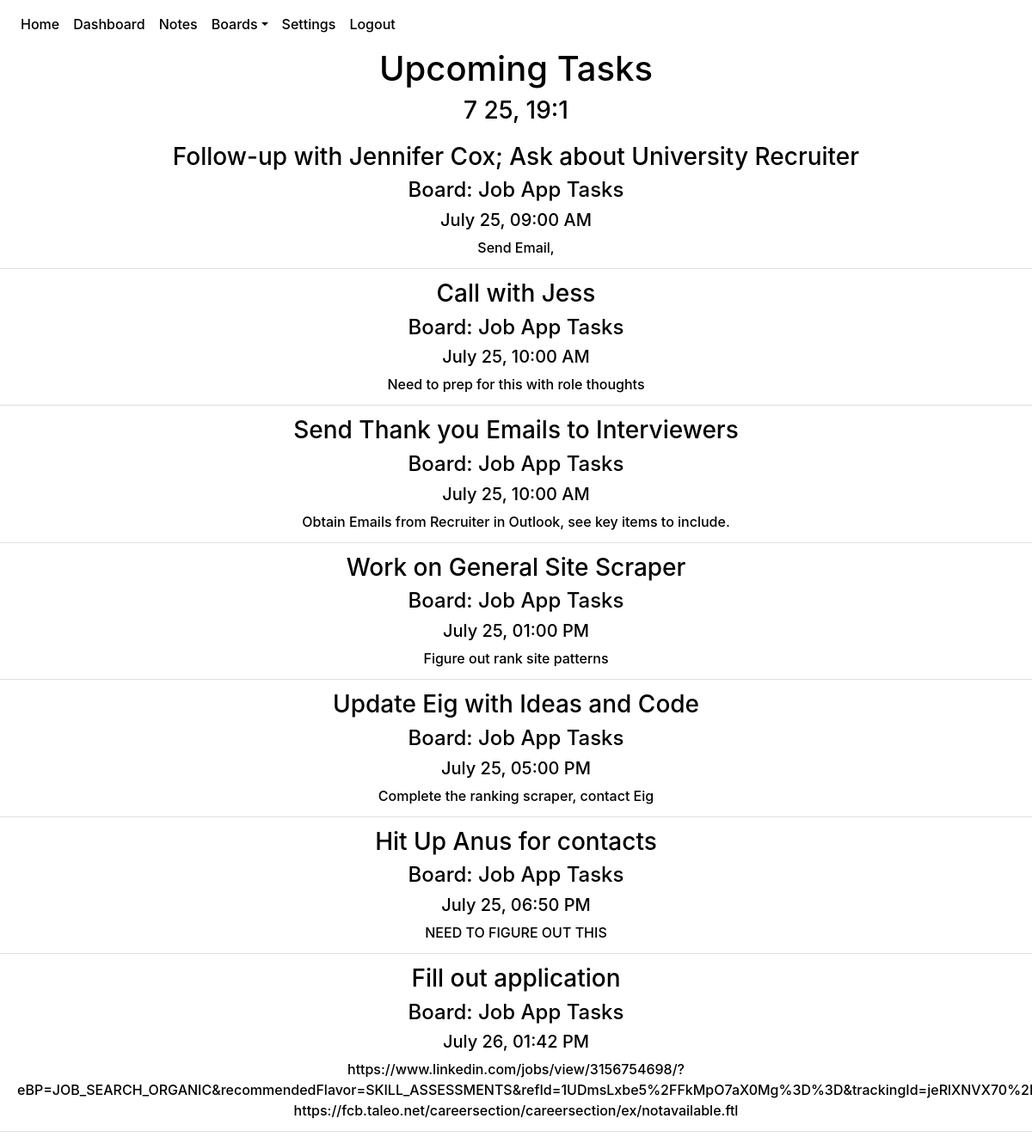
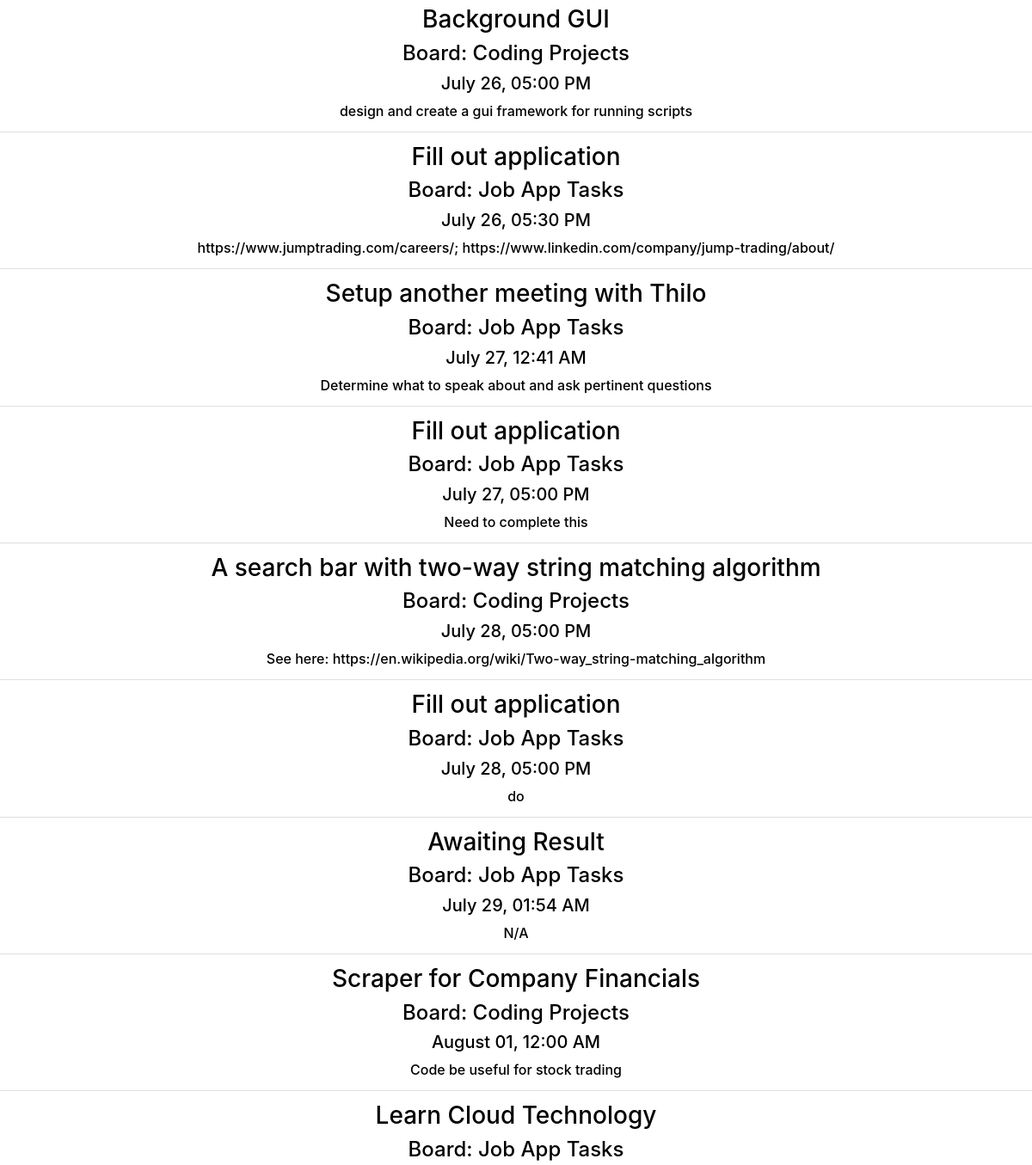
The app's page /dashboard (signed in, upper part), older data (2 pictures, top to bottom).
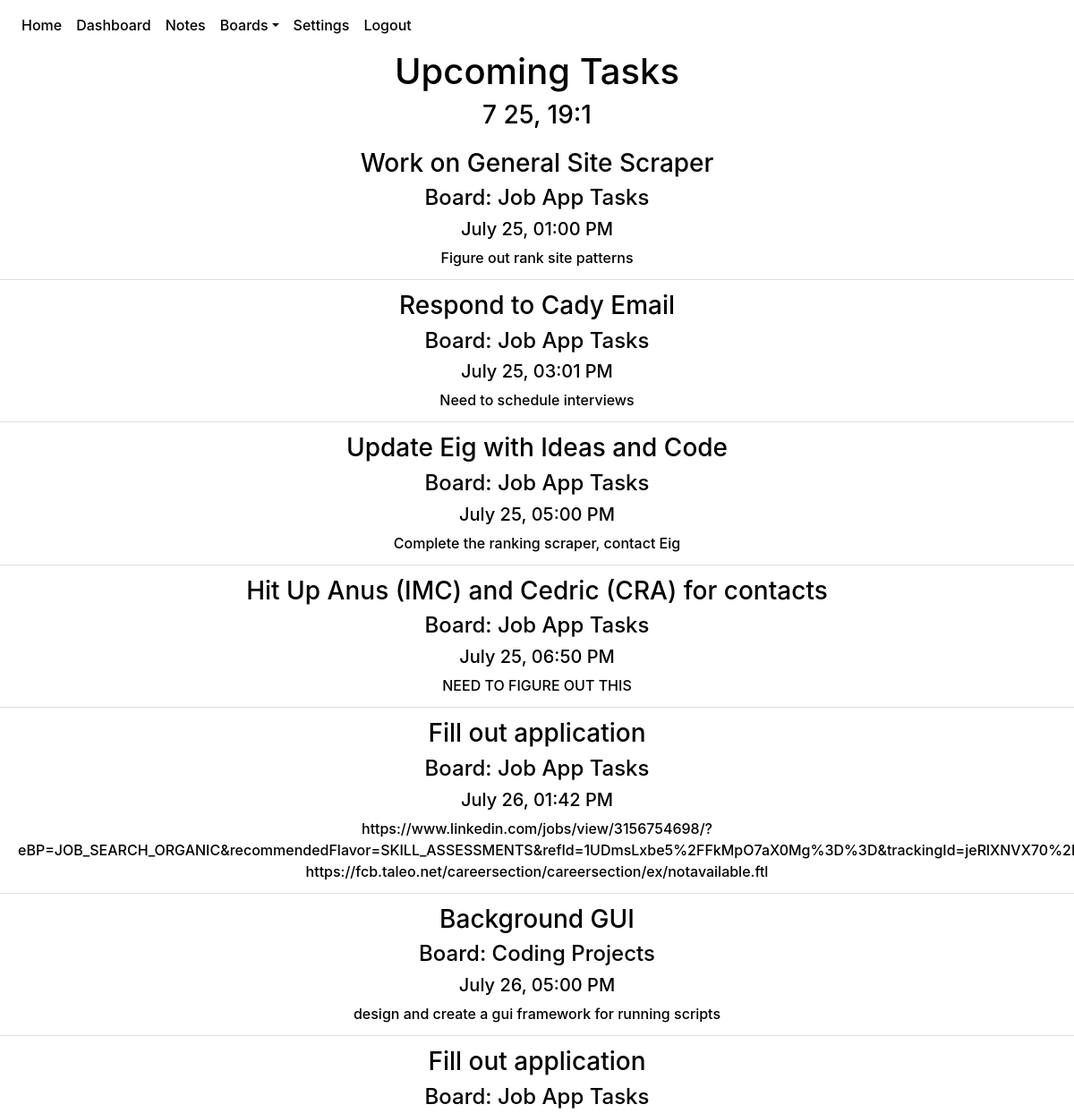
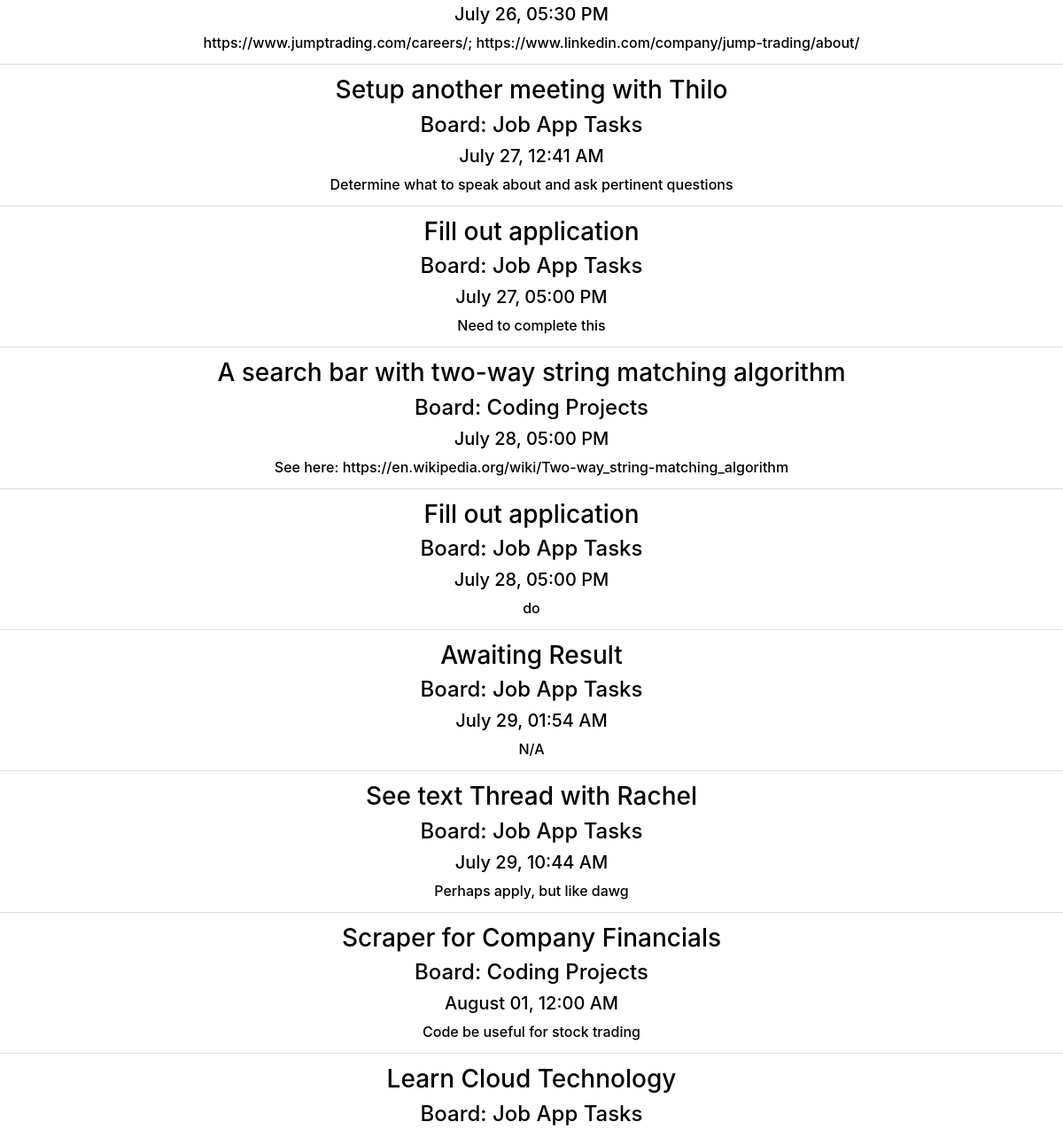
The same page, newer data (2 pictures, top to bottom).
### website/models.py (models this page shows)
class Task(db.Model):
    id = db.Column(db.Integer, primary_key = True)
    created = db.Column(db.DateTime(timezone = True), default = func.now())
    last_modified = db.Column(db.DateTime(timezone = True), default = func.now())
    due_date = db.Column(db.DateTime(timezone = True))
    name = db.Column(db.String(100))
    description = db.Column(db.String(10000))
    completed = db.Column(db.Boolean, default = False)
    category = db.Column(db.Integer, db.ForeignKey('category.id'))
    board = db.Column(db.Integer, db.ForeignKey('board.id'))
    subtasks = db.relationship('Subtask')
    user_id = db.Column(db.Integer, db.ForeignKey('user.id'))

class Board(db.Model):
    id = db.Column(db.Integer, primary_key = True)
    name = db.Column(db.String(100))
    date = db.Column(db.DateTime(timezone=True), default=func.now())
    category_num = db.Column(db.Integer)
    categories = db.relationship('Category')
    tasks = db.relationship('Task')
    user_id = db.Column(db.Integer, db.ForeignKey('user.id'))

### website/views.py (the view)
@views.route('/dashboard', methods=['GET'])
@login_required
def dashboard():
    boards = {}
    for board in current_user.boards:
        boards[board.id] = board.name
    return render_template("dashboard.html", user=current_user, boards = boards)

### website/__init__.py (called while the page is built)
def create_app():
    app = Flask(__name__)
    app.config['SECRET_KEY'] = urandom(12).hex()
    app.config['SQLALCHEMY_DATABASE_URI'] = f'sqlite:///{DB_NAME}'
    app.config['SQLALCHEMY_TRACK_MODIFICATIONS'] = False
    db.init_app(app)
    from .views import views
    from .auth import auth
    app.register_blueprint(views, url_prefix='/')
    app.register_blueprint(auth, url_prefix='/')
    from .models import User, Note, Board, Task, Category
    create_database(app)
    login_manager = LoginManager()
    login_manager.login_view = 'auth.login'
    login_manager.init_app(app)
    @login_manager.user_loader
    def load_user(id):
        return User.query.get(id)
    return app

### website/templates/dashboard.html (shortened to what this page needs)
{% extends "base.html" %} {% block title %}Dashboard{% endblock %}
{% block content%}
<h1 align="center">Upcoming Tasks</h1>
<h3 align="center" id="current-time"></h3>
<ul class="list-group list-group-flush" id="upcoming-tasks">
{% for task in user.tasks|sort(attribute='name')|sort(attribute='due_date') %}
    {% if not task.completed %}
    <li align="center" class="list-group-item">
        <h3 class="task-name"><a href="/boards/{{task.board}}/{{task.category}}/{{task.id}}">{{task.name}}</a></h3>
        <h4 class="parent-board"><a href="/boards/{{task.board}}">Board: {{boards[task.board]}}</a></h4>
        <h5 class="task-due">{{task.due_date.strftime('%B %d,  %I:%M %p')}}</h5>
        <span class="description">{{task.description}}</span>
    </li>
    {% endif %}
{% endfor %}
</ul>
{% endblock %}

Row changes from the older to the newer data that the page shows:
no longer on this page (row edited): Task: name "Follow-up with Jennifer Cox; Ask about University Recruiter", board.name "Job App Tasks", due_date "July 25, 09:00 AM", description "Send Email,"
no longer on this page (row edited): Task: name "Call with Jess", board.name "Job App Tasks", due_date "July 25, 10:00 AM", description "Need to prep for this with role thoughts"
no longer on this page (row edited): Task: name "Send Thank you Emails to Interviewers", board.name "Job App Tasks", due_date "July 25, 10:00 AM", description "Obtain Emails from Recruiter in Outlook, see key items to include."
added Task: name "Respond to Cady Email", board.name "Job App Tasks", due_date "July 25, 03:01 PM", description "Need to schedule interviews"
changed Task "July 25, 06:50 PM": name "Hit Up Anus for contacts" → "Hit Up Anus (IMC) and Cedric (CRA) for contacts"
added Task: name "See text Thread with Rachel", board.name "Job App Tasks", due_date "July 29, 10:44 AM", description "Perhaps apply, but like dawg"
